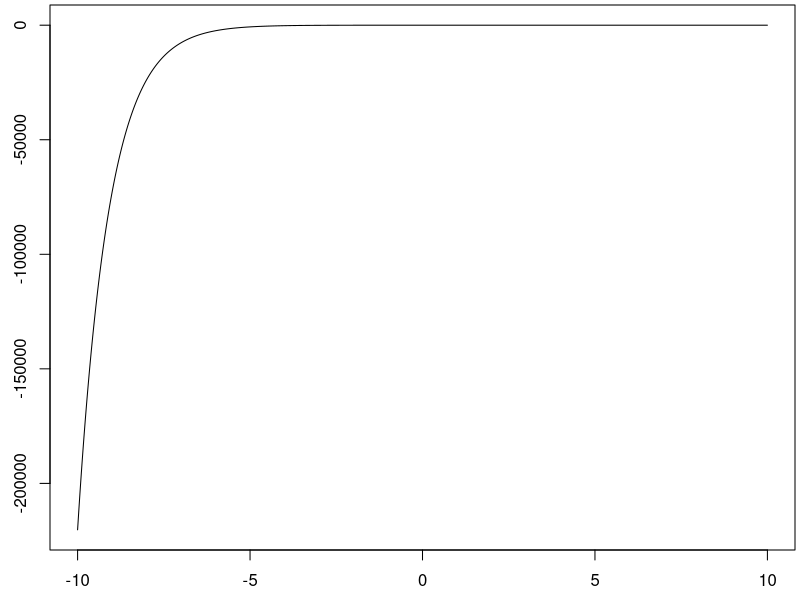
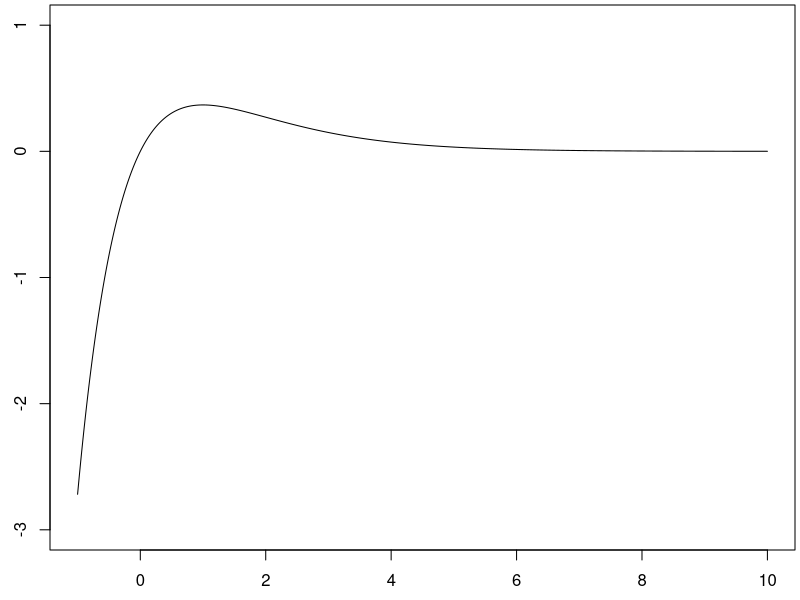
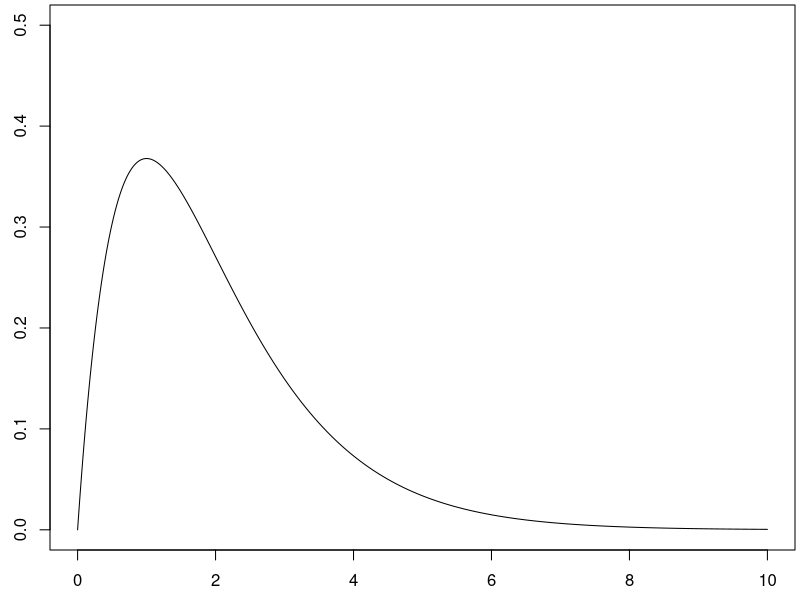
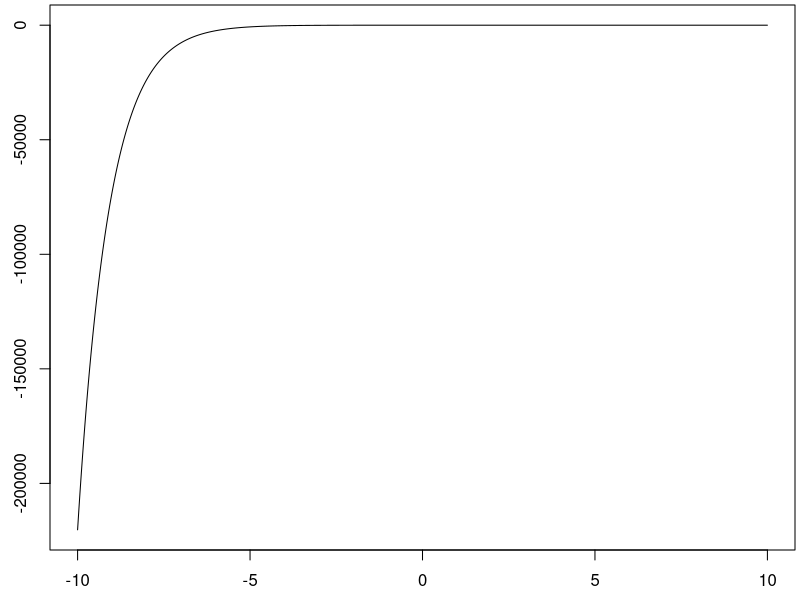
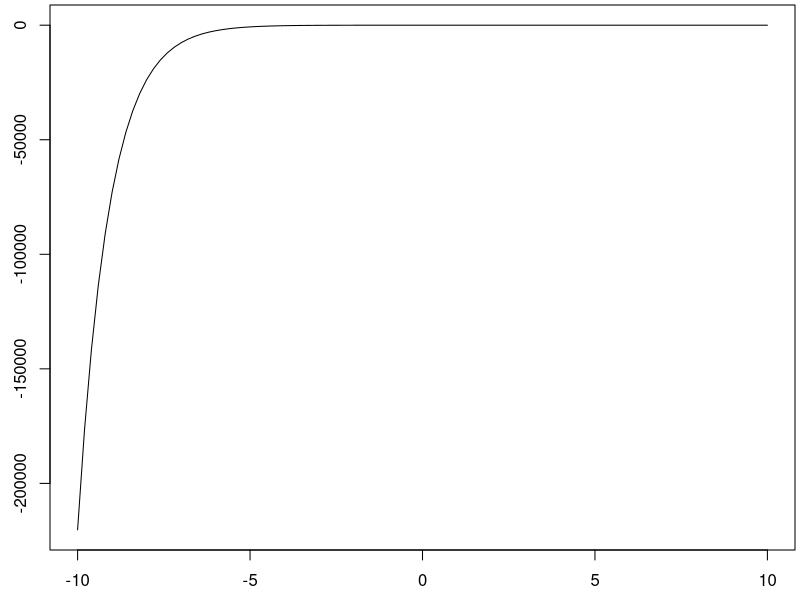
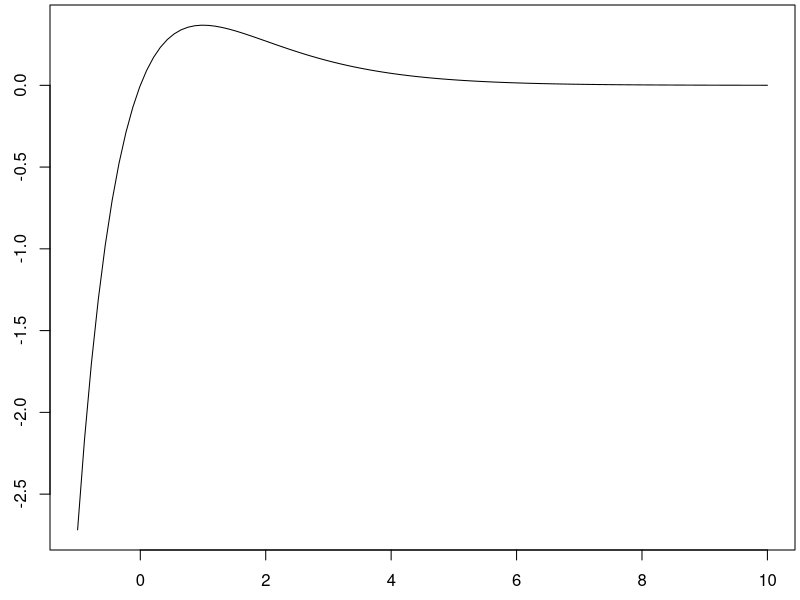
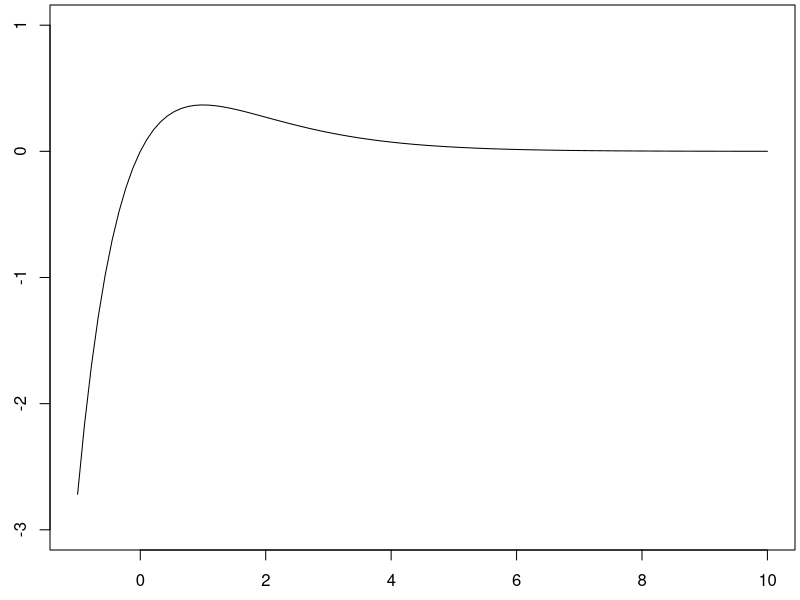
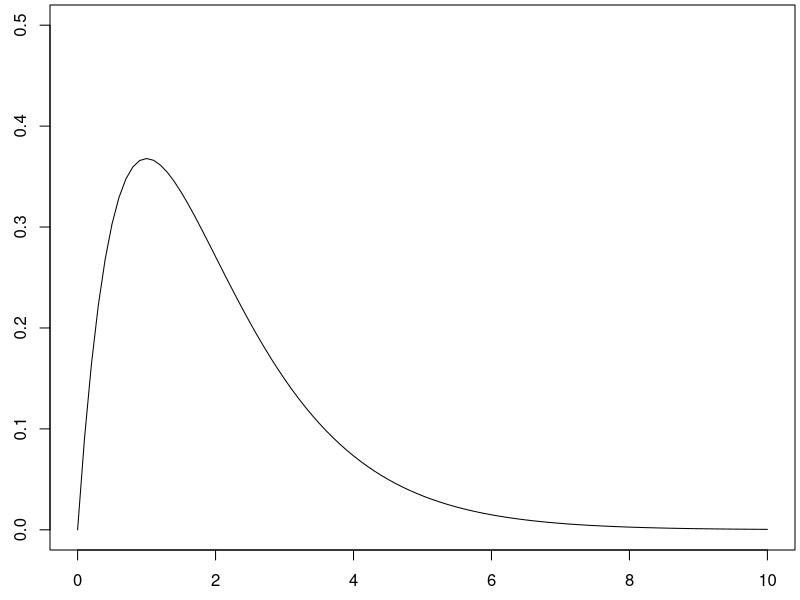

These charts were generated, in order, by the following R code: (Note: this script raises an error after producing the figures.)
#Let's define our function and graph it. 
f <- function(x){x*exp(-x)}

#Let's use R to graph f to visually locate a maximum. 
#Here's code similar to what we've used all semester. 
x <- seq(-10,10,0.001)
par(mar=c(2.5,2.5,0.25,0.25))
plot(x,f(x),type = "l")

#Larger negative values for x lead to extremely large negative values for y, so let's avoid them. 
x <- seq(-1,10,0.001)
par(mar=c(2.5,2.5,0.25,0.25))
plot(x,f(x),type = "l",xlim=c(-1,10),ylim=c(-3,1))

#There appears to be a maximum between 0 and 2.  Let's strip off any negative values for x.
x <- seq(0,10,0.001)
par(mar=c(2.5,2.5,0.25,0.25))
plot(x,f(x),type = "l",xlim=c(0,10),ylim=c(0,0.5))

#We reuse the same code above every time we plot.
#Let's define our own function to reduce duplication. 
my_plot <- function(f,left_bound,right_bound,gap = (right_bound-left_bound)/100, mar = c(2.5,2.5,0.25,0.25), type = "l",... ){
  x <- seq(left_bound,right_bound,gap)
  par(mar=mar)
  plot(x,f(x),type = type,...)
}
#We can also add a my_lines version, so we can add on extra plots to the same graph.
my_lines <- function(f,left_bound,right_bound,gap = (right_bound-left_bound)/100, type = "l",... ){
  x <- seq(left_bound,right_bound,gap)
  lines(x,f(x),type = type,...)
}

#Now we can repeat the previous graphs with much shorter code. 
my_plot(f,-10,10,0.001) #We specify plotting another point every 0.0001. 
my_plot(f,-10,10) #The default in our custom function uses 101 points. 
my_plot(f,-1,10)
my_plot(f,-1,10,ylim=c(-3,1))
my_plot(f,0,10,ylim=c(0,0.5))

#Now let's locate the maximum using uniroot to approximate the zeros of the first derivative (critical valuves). 
Df <- function(x){1*exp(-x) - x*(exp(-x))}
uniroot(Df,c(-10,10))$root
cv <- uniroot(Df,c(-10,10))$root
Df(cv)
Df(1)

#We now evaluate the second derivative at the critical values. Is D2f positive or negative?
D2f <- function(x){-2*exp(-x) + x*exp(-x)}
D2f(1)
D2f(cv)
#OR
-2*exp(-1) + 1*exp(-1)

#Let's plot the function, first, and second derivatives, as well as the values of each at the critical point. 
a<-0
b<-10
my_plot(f,a,b,ylim=c(-0.5,0.5))
my_lines(Df,a,b,col = "red")
abline(h=0, lty = 2)
my_lines(D2f,a,b, col = "green")
abline(v=cv,col="blue",lty = 2)
points(cv,f(cv))
points(cv,Df(cv),col="red")
points(cv,D2f(cv),col="green")




#We now swap to a new function.  
#We can use a new variable g, or we could use the same name f as before.
#I'll use g just so we can see things update in our environment, but we could easily just reuse f. 
g <- function(x){x*(1-x)}
Dg <- function(x){1-2*x}
D2g <- function(x){0*x-2}

#We approximate the critical values
uniroot(Dg,c(-10,10))$root
cv <- uniroot(Dg,c(-10,10))$root
#We evaluate the second derivative at critical values
D2g(1/2)
D2g(cv)
#Use our new my_plot function to graph g
my_plot(g,-2,2)
points(cv,g(cv))



#Let's add on lots of bells and whistles. 
a <- -2
b <- 2
my_plot(g,a,b)
my_lines(Dg,a,b,col = "red")
abline(h=0, lty = 2)
my_lines(D2g,a,b, col = "green")
abline(v=cv,col="blue",lty = 2)
points(cv,g(cv))
points(cv,Dg(cv),col="red")
points(cv,D2g(cv),col="green")

#We could even turn the above sequences of plots into a new function (some of you may choose to tackle this as your own challenge). 
#We would need to supply the function as well as the first and second derivatives. 
#We also need to provide the x and y bounds for our graph. 
#This is a completely optional exercise.




#We start by defining h and its first two derivatives. 
h <- function(x){x^3-x}
Dh <- function(x){3*x^2-1}
D2h <- function(x){6*x}
#Let's plot the function. Update the bounds if needed.
my_plot(h,-2,2)
#There appear to be two spots where there is a horizontal tangent line. 
#We can graph the first derivative, as well as y=0, so visually see the two critical points. 
my_plot(Dh,-2,2)
abline(h=0)
#We can solve Dh=0 by hand to get 
-sqrt(1/3)
sqrt(1/3)
#Using uniroot gives us two approximate critical values.
cv <- uniroot(Dh,c(-10,10))$root
cv.1 <- uniroot(Dh,c(-10,0))$root
cv.2 <- uniroot(Dh,c(0,10))$root

cv.1
-sqrt(1/3)
cv.2
sqrt(1/3)

#We evaluate the second derivative at each critical value to determine concavity.
D2h(-sqrt(1/3))
D2h(cv.1)

D2h(sqrt(1/3))
D2h(cv.2)




#use R to graph h
my_plot(h,-1,2)

h(-1)
h(-sqrt(1/3))
h(cv.1)
h(sqrt(1/3))
h(cv.2)
h(2)

cvs <- c(-1,-sqrt(1/3),cv.1, sqrt(1/3),cv.2,2)
cvs
h(cvs)
max(h(cvs))
min(h(cvs))

data.frame(x = cvs, y = h(cvs))






#approximate zeros
DA <- function(x){1200-2*x}
cv <- uniroot(DA,c(0,1200))$root
cv

#use R as a calculator
#second derivative at critical values
D2A <- function(x){-2 + 0*x}
D2A(cv)
D2A(600)

#use R to graph h (you can use the code below, or use my_plot() we defined in class. 
A <- function(x){1200*x - x^2}
x <- seq(-2,1500,0.1)
par(mar=c(2.5,2.5,0.25,0.25))
plot(x,A(x),type = "l")

A(cv)
A(600)


#approximate zeros
DA <- function(x){2400-4*x}
cv <- uniroot(DA,c(0,1200))$root
cv

#use R as a calculator
#second derivative at critical values
D2A <- function(x){-4 + 0*x}
D2A(cv)
D2A(600)

#use R to graph h
A <- function(x){2400*x - 2*x^2}
x <- seq(-2,1500,0.1)
par(mar=c(2.5,2.5,0.25,0.25))
plot(x,A(x),type = "l")

A(cv)
A(600)




#approximate zeros
DV <- function(x){24 - (3/2)*x^2}
cv.1 <- uniroot(DV,c(0,10))$root
cv.2 <- uniroot(DV,c(-10,0))$root

#use R as a calculator
#second derivative at critical values
D2V <- function(x){-3*x}
D2V(cv.1)
D2V(-4)
D2V(cv.2)
D2V(4)

#use R to graph h
V <- function(x){24*x - (1/2)*x^3}
x <- seq(-2,7,0.01)
par(mar=c(2.5,2.5,0.25,0.25))
plot(x,V(x),type = "l")






par(mfrow=c(2,3))
my_plot(f,-10,10,0.001) #We specify plotting another point every 0.0001. 
my_plot(f,-10,10) #The default in our custom function uses 101 points. 
my_plot(f,-10,10,2) #We specify plotting another point every 2. 
my_plot(f,-1,10)
my_plot(f,-1,10,ylim=c(-3,1))
my_plot(f,0,10,ylim=c(0,0.5))


a<-0
b<-10
par(mfrow=c(1,1))
my_plot(f,a,b,ylim=c(-0.5,0.5))
my_lines(Df,a,b,col = "red")
abline(h=0, lty = 2)
my_lines(D2f,a,b, col = "green")
abline(v=cv,col="blue",lty = 2)
points(cv,f(cv))
points(cv,Df(cv),col="red")
points(cv,D2f(cv),col="green")

